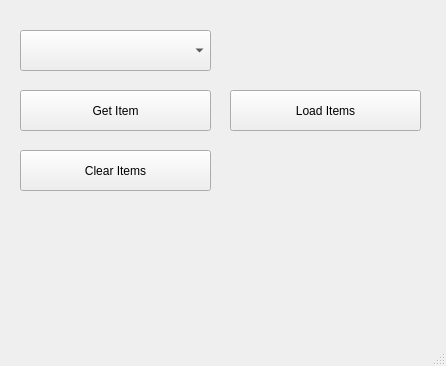
<?xml version="1.0" encoding="UTF-8"?>
<ui version="4.0">
 <class>MainWindow</class>
 <widget class="QMainWindow" name="MainWindow">
  <property name="geometry">
   <rect>
    <x>0</x>
    <y>0</y>
    <width>446</width>
    <height>366</height>
   </rect>
  </property>
  <property name="windowTitle">
   <string>MainWindow</string>
  </property>
  <widget class="QWidget" name="centralwidget">
   <widget class="QComboBox" name="cbSehirler">
    <property name="geometry">
     <rect>
      <x>20</x>
      <y>30</y>
      <width>191</width>
      <height>41</height>
     </rect>
    </property>
   </widget>
   <widget class="QLabel" name="lblResulrt">
    <property name="geometry">
     <rect>
      <x>240</x>
      <y>30</y>
      <width>151</width>
      <height>41</height>
     </rect>
    </property>
    <property name="text">
     <string/>
    </property>
   </widget>
   <widget class="QPushButton" name="btnGetItem">
    <property name="geometry">
     <rect>
      <x>20</x>
      <y>90</y>
      <width>191</width>
      <height>41</height>
     </rect>
    </property>
    <property name="text">
     <string>Get Item</string>
    </property>
   </widget>
   <widget class="QPushButton" name="btnLoadItems">
    <property name="geometry">
     <rect>
      <x>230</x>
      <y>90</y>
      <width>191</width>
      <height>41</height>
     </rect>
    </property>
    <property name="text">
     <string>Load Items</string>
    </property>
   </widget>
   <widget class="QPushButton" name="btnClearItems">
    <property name="geometry">
     <rect>
      <x>20</x>
      <y>150</y>
      <width>191</width>
      <height>41</height>
     </rect>
    </property>
    <property name="text">
     <string>Clear Items</string>
    </property>
   </widget>
  </widget>
  <widget class="QMenuBar" name="menubar">
   <property name="geometry">
    <rect>
     <x>0</x>
     <y>0</y>
     <width>446</width>
     <height>21</height>
    </rect>
   </property>
  </widget>
  <widget class="QStatusBar" name="statusbar"/>
 </widget>
 <resources/>
 <connections/>
</ui>
